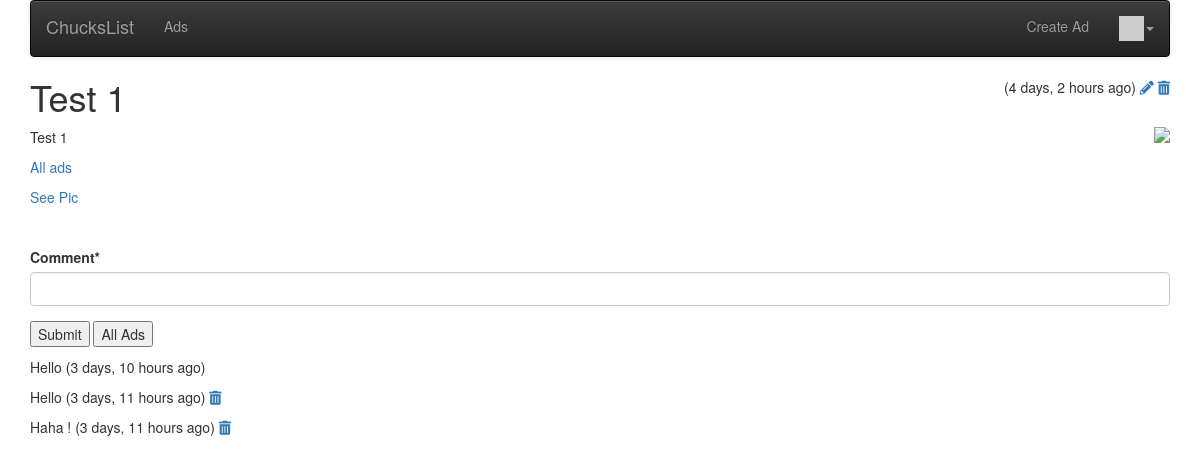
Screenshot of /ads/ad/9 (signed in) with the database file from the repository.
### ads/models.py (models this page shows, shortened)
class Ad(models.Model) :
    title = models.CharField(
            max_length=200,
            validators=[MinLengthValidator(2, "Title must be greater than 2 characters")]
    )
    price = models.DecimalField(max_digits=7, decimal_places=2, null=True)
    text = models.TextField()
    owner = models.ForeignKey(settings.AUTH_USER_MODEL, on_delete=models.CASCADE)
    created_at = models.DateTimeField(auto_now_add=True)
    updated_at = models.DateTimeField(auto_now=True)
    favorites = models.ManyToManyField(settings.AUTH_USER_MODEL,
        through='Fav', related_name='favorite_ads')
    picture = models.BinaryField(null=True, editable=True)
    content_type = models.CharField(max_length=256, null=True, help_text='The MIMEType of the file')

class Comment(models.Model) :
    text = models.TextField(
        validators=[MinLengthValidator(3, "Comment must be greater than 3 characters")]
    )
    ad = models.ForeignKey(Ad, on_delete=models.CASCADE)
    owner = models.ForeignKey(settings.AUTH_USER_MODEL, on_delete=models.CASCADE)
    created_at = models.DateTimeField(auto_now_add=True)
    updated_at = models.DateTimeField(auto_now=True)

### ads/views.py (the view)
# urls.py: path('ad/<int:pk>', views.AdDetailView.as_view(), name='ad_detail'),
class AdDetailView(OwnerDetailView):
    model = Ad
    template_name = "ads/ad_detail.html"
    def get(self, request, pk) :
        x = Ad.objects.get(id=pk)
        comments = Comment.objects.filter(ad=x).order_by('-updated_at')
        comment_form = CommentForm()
        context = { 'ad' : x, 'comments': comments, 'comment_form': comment_form }
        return render(request, self.template_name, context)

### ads/forms.py
class CommentForm(forms.Form):
    comment = forms.CharField(required=True, max_length=500, min_length=3, strip=True)

### home/context_processors.py (called while the page is built)
def settings(request):
    return {
        'settings': django_settings,
    }

### home/templatetags/app_tags.py (called while the page is built)
@register.filter(name='gravatar')
def gravatar(user, size=35):
    email = str(user.email.strip().lower()).encode('utf-8')
    email_hash = md5(email).hexdigest()
    url = "//www.gravatar.com/avatar/{0}?s={1}&d=identicon&r=PG"
    return url.format(email_hash, size)

### ads/templates/ads/ad_detail.html (shortened to what this page needs)
{% extends "base_menu.html" %}
{% load humanize %}
{% block content %}
<span style="float: right;">
({{ ad.updated_at|naturaltime }})
{% if ad.owner == user %}
<a href="{% url 'ads:ad_update' ad.id %}"><i class="fa fa-pencil"></i></a>
<a href="{% url 'ads:ad_delete' ad.id %}"><i class="fa fa-trash"></i></a>
{% endif %}
</span>
<h1>{{ ad.title }}</h1>
{% if ad.content_type %}
<img style="float:right; max-width:50%;" src="{% url 'ads:ad_picture' ad.id %}"
    onclick="document.getElementById('overlay').style.display = 'block';">
{% endif %}
<p>
{{ ad.text }}
</p>
<p>
<a href="{% url 'ads:all' %}">All ads</a>
</p>
<p>
<a href="{% url 'ads:ad_picture' ad.id %}">See Pic</a>
</p>
{% if user.is_authenticated %}
<br clear="all"/>
<p>
{% load crispy_forms_tags %}
<form method="post" action="{% url 'ads:ad_comment_create' ad.id %}">
    {{ comment_form|crispy }}
<input type="submit" value="Submit">
<input type="submit" value="All Ads" onclick="window.location.href='{% url 'ads:all' %}';return false;">
</form>
</p>
{% endif %}
{% for comment in comments %}
<p> {{ comment.text }}
({{ comment.updated_at|naturaltime }})
{% if user == comment.owner %}
<a href="{% url 'ads:ad_comment_delete' comment.id %}"><i class="fa fa-trash"></i></a>
{% endif %}
</p>
{% endfor %}
{% endblock %}

### rows the page displays
Ad: updated_at "4 days, 2 hours ago", title "Test 1", text "Test 1"
Comment: text "Hello", updated_at "3 days, 10 hours ago"
Comment: text "Hello", updated_at "3 days, 11 hours ago"
Comment: text "Haha !", updated_at "3 days, 11 hours ago"

### other values shown
{{ settings.APP_NAME }} "ChucksList"
